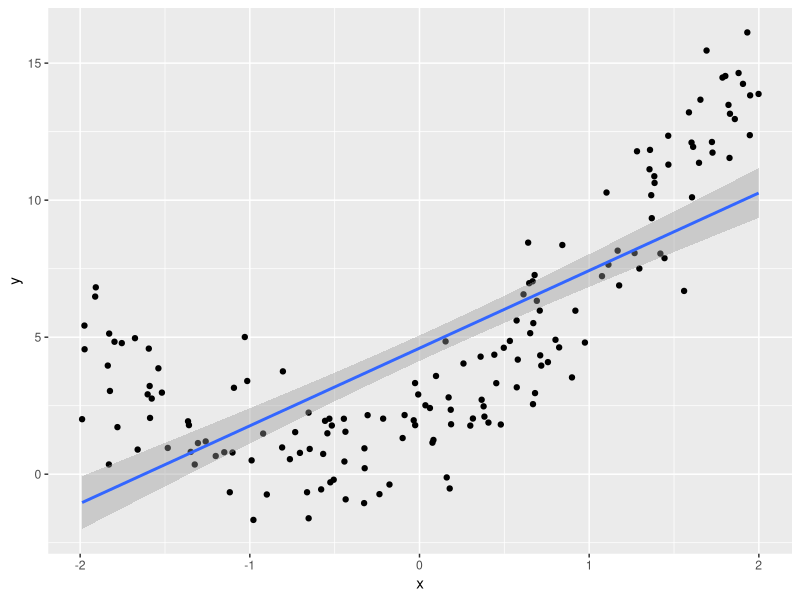

Recreate this plot in R.
## ---- chunk 1
# install.packages(c("tidyverse", "caret"))
library(tidyverse)
library(caret)
## ---- chunk 2
set.seed(1235)

n_sim <- 200
n_train <- 100
n_test <- n_sim - n_train

dt_all <- tibble(
  x = runif(n = n_sim, min = -2, max = 2),
  y = 2 + 3 * x + 2 * x^2 + rnorm(n = n_sim, mean = 0, sd = 1.5)
)

trainIndex <- createDataPartition(dt_all$y, p=0.8, list=FALSE)

dt_train <- dt_all[trainIndex, ]
dt_test <- dt_all[-trainIndex, ]
## ---- chunk 3
dt_train %>%
  ggplot(aes(x = x, y = y)) + 
  geom_point() +
  geom_smooth(method = "lm")
## ---- chunk 4
fit <- lm(y ~ 1 + x, data = dt_train)
summary(fit)
## ---- chunk 5
mean(dt_train$y)
## ---- chunk 6
7.43 - 2*0.30
7.43 + 2*0.30
## ---- chunk 7
predict(fit, newdata = tibble(x = 1), interval = "confidence")
## ---- chunk 8
predict(fit, newdata = tibble(x = 1), interval = "prediction")
## ---- chunk 9
predict(fit, newdata = tibble(x = 1), se.fit = TRUE)
## ---- chunk 10
rnorm(n = 1, mean = 7.43, sd = 1.5)
## ---- chunk 11
predict(fit, newdata = tibble(x = 3))
## ---- chunk 12
predict(fit, newdata = tibble(x = 2), se.fit = TRUE)
## ---- chunk 13
predict(fit, newdata = tibble(x = 2), interval = "confidence")
## ---- chunk 14
predict(fit, newdata = tibble(x = 2), interval = "prediction")
## ---- chunk 15
rnorm(n = 1, mean = 13.83053, sd = 1.545079)
## ---- chunk 16
fit <- lm(y ~ 1 + poly(x, degree = 8, raw = TRUE), data = dt_train)
summary(fit)
## ---- chunk 17
fit_reduced <- lm(y ~ 1 + poly(x, degree = 3, raw = TRUE), data = dt_train)
summary(fit_reduced)
## ---- chunk 18
fit_int <- lm(y ~ 1, data = dt_train)
summary(fit_int)
anova(fit_int, fit_reduced)
## ---- chunk 19
anova(fit_reduced, fit)
## ---- chunk 20
1 - pf(1.0703, df1 = 6, df2 = 151)
